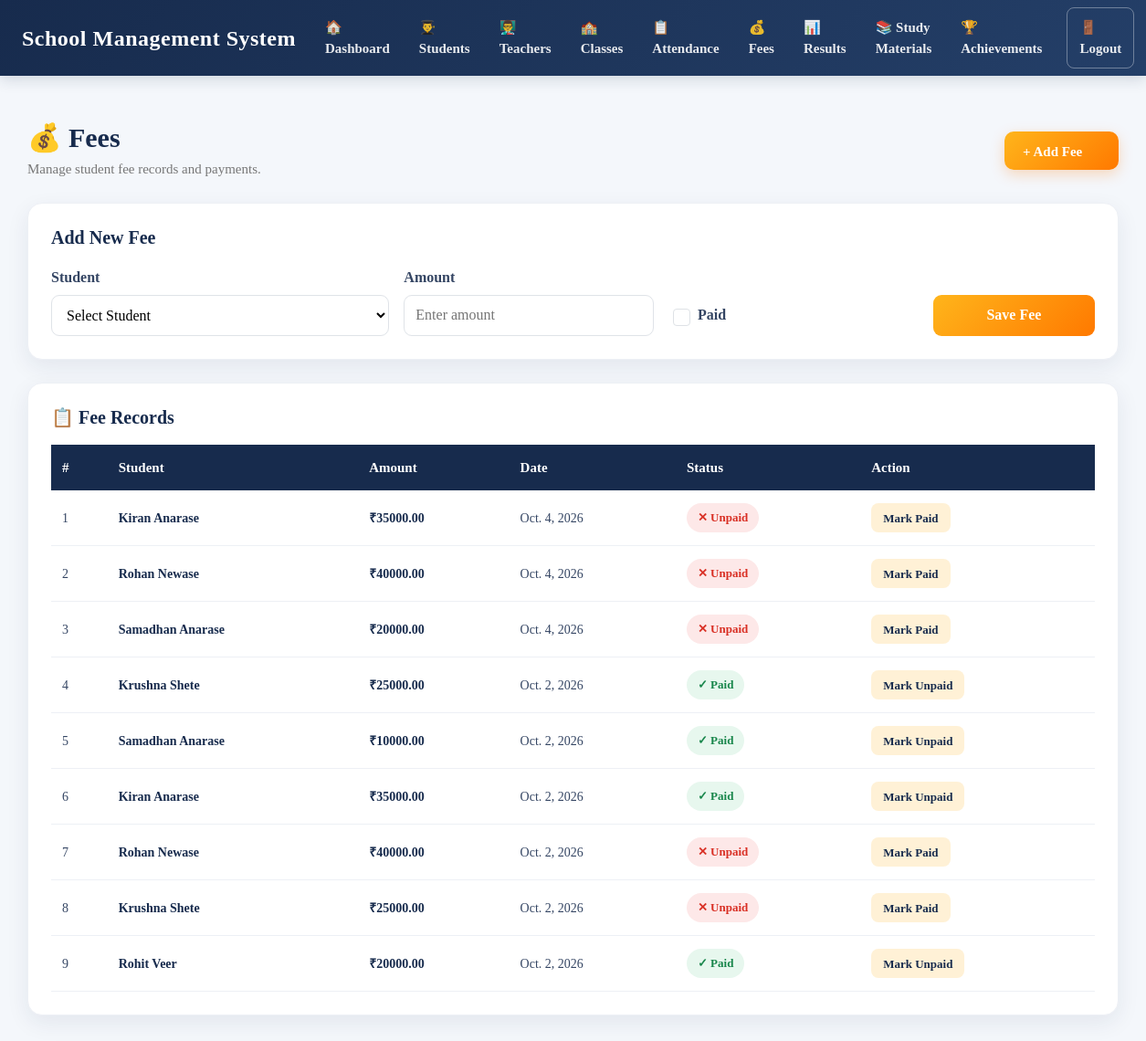
The page /fees/ (signed in) on the database its author committed.
### school/models.py (models this page shows, shortened)
class Fee(models.Model):
    student = models.ForeignKey(
        Student,
        on_delete=models.CASCADE
    )
    amount = models.DecimalField(
        max_digits=10,
        decimal_places=2,
        validators=[
            MinValueValidator(0.01)
        ]
    )
    paid = models.BooleanField(
        default=False
    )
    date = models.DateField(
        auto_now_add=True
    )

class Student(models.Model):
    user = models.OneToOneField(
        User,
        on_delete=models.CASCADE,
        null=True,
        blank=True,
        related_name='student_profile'
    )
    name = models.CharField(
        max_length=100
    )
    roll_no = models.CharField(
        max_length=20,
        unique=True
    )
    email = models.EmailField(
        blank=True
    )
    phone = models.CharField(
        max_length=15,
        blank=True
    )
    school_class = models.ForeignKey(
        SchoolClass,
        on_delete=models.PROTECT
    )
    admission_date = models.DateField(
        auto_now_add=True
    )

### school/views.py (the view, shortened to what this page needs)
@login_required
def fee_list(request):
    fees = (
        Fee.objects
        .select_related(
            'student',
            'student__school_class'
        )
        .order_by('-date', '-id')
    )
    students = (
        Student.objects
        .select_related('school_class')
        .order_by('roll_no')
    )
    return render(
        request,
        'fees.html',
        {
            'fees': fees,
            'students': students
        }
    )

### school/models.py (called while the page is built)
    def __str__(self):
        return f"{self.name} - {self.section}"

### school/templates/fees.html (shortened to what this page needs)
{% extends 'base.html' %}
{% load static %}
{% block content %}
<link rel="stylesheet" href="{% static 'style.css' %}">
<div class="fees-page">
    <div class="page-header">
        <div class="page-title">
            <h2>💰 Fees</h2>
            <p>
                Manage student fee records and payments.
            </p>
        </div>
        <a href="#fee-form" class="add-btn">
            + Add Fee
        </a>
    </div>
    <div class="data-card" id="fee-form">
        <h5 class="form-title">
            Add New Fee
        </h5>
        <form method="post">
            <div class="row g-3">
                <div class="col-md-4">
                    <label class="form-label">
                        Student
                    </label>
                    <select
                        name="student"
                        class="school-select"
                        required>
                        <option value="">
                            Select Student
                        </option>
                    </select>
                </div>
                <div class="col-md-3">
                    <label class="form-label">
                        Amount
                    </label>
                    <input
                        type="number"
                        name="amount"
                        class="school-input"
                        step="0.01"
                        min="0.01"
                        placeholder="Enter amount"
                        required>
                </div>
                <div class="col-md-3 d-flex align-items-end">
                    <div class="payment-check">
                        <input
                            class="form-check-input"
                            type="checkbox"
                            name="paid"
                            id="paid">
                        <label
                            class="form-check-label"
                            for="paid">
                            Paid
                        </label>
                    </div>
                </div>
                <div class="col-md-2 d-flex align-items-end">
                    <button
                        type="submit"
                        class="save-btn w-100">
                        Save Fee
                    </button>
                </div>
            </div>
        </form>
    </div>
    <div class="data-card">
        <h5 class="table-title">
            📋 Fee Records
        </h5>
        <div class="table-responsive">
            <table class="school-table">
                <thead>
                    <tr>
                        <th>#</th>
                        <th>Student</th>
                        <th>Amount</th>
                        <th>Date</th>
                        <th>Status</th>
                        <th>Action</th>
                    </tr>
                </thead>
                <tbody>
                    {% for fee in fees %}
                    <tr>
                        <td>
                            {{ forloop.counter }}
                        </td>
                        <td>
                            <span class="student-name">
                                {{ fee.student.name }}
                            </span>
                        </td>
                        <td>
                            <span class="amount-text">
                                ₹{{ fee.amount }}
                            </span>
                        </td>
                        <td>
                            {{ fee.date }}
                        </td>
                        <td>
                            {% if fee.paid %}
                            <span class="paid-badge">
                                ✓ Paid
                            </span>
                            {% else %}
                            <span class="unpaid-badge">
                                ✕ Unpaid
                            </span>
                            {% endif %}
                        </td>
                        <td>
                            <a
                                href="{% url 'fee_toggle' fee.pk %}"
                                class="edit-btn">
                                {% if fee.paid %}
                                    Mark Unpaid
                                {% else %}
                                    Mark Paid
                                {% endif %}
                            </a>
                        </td>
                    </tr>
                    {% endfor %}
                </tbody>
            </table>
        </div>
    </div>
</div>
{% endblock %}

### school/static/style.css (style rules this page uses)
* { box-sizing: border-box; }
html { scroll-behavior: smooth; }
body { margin: 0; padding: 0; background: #f4f7fb; color: #172b4d; font-family: Constantia, "Times New Roman", Georgia, serif; }
a { text-decoration: none; }
.page-header { width: 100%; display: flex; justify-content: space-between; align-items: center; margin-bottom: 28px; }
.page-title h2 { margin: 0; color: #172b4d; font-size: 30px; font-weight: 700; }
.page-title p { margin: 6px 0 0; color: #68758a; font-size: 15px; }
.add-btn { display: inline-flex; align-items: center; justify-content: center; min-width: 125px; height: 42px; padding: 0 18px; background: #087cf5; color: white !important; border: none; border-radius: 7px; font-family: Constantia, "Times New Roman", Georgia, serif; font-size: 15px; font-weight: 700; text-decoration: none !important; cursor: pointer; box-shadow: 0 3px 8px rgba(8, 124, 245, 0.20); transition: 0.2s ease; }
.data-card { width: 100%; background: white; padding: 15px; border-radius: 14px; box-shadow: 0 5px 18px rgba(23, 43, 77, 0.08); }
.table-responsive { width: 100%; overflow-x: auto; }
.school-table { width: 100%; border-collapse: collapse; font-family: Constantia, "Times New Roman", Georgia, serif; }
.school-table thead th { background: #212529; color: white; padding: 13px 12px; font-size: 15px; text-align: left; white-space: nowrap; }
.school-table tbody td { padding: 13px 12px; border-bottom: 1px solid #e4e9ef; color: #26384d; font-size: 14px; white-space: nowrap; }
.edit-btn { display: inline-flex; align-items: center; justify-content: center; height: 32px; padding: 0 12px; background: #ffc107; color: #172b4d !important; border-radius: 7px; text-decoration: none !important; font-size: 13px; font-weight: 700; margin-right: 5px; }

### school/templates/base.html (style rules this page uses)
* { box-sizing: border-box; }
body { margin: 0; padding: 0; background: #f4f7fb; font-family: Constantia, Georgia, "Times New Roman", serif; color: #172b4d; }

### rows shown on the page
Fee: student.name "Kiran Anarase", amount "35000.00", date "Oct. 4, 2026", paid "✕ Unpaid"
Fee: student.name "Rohan Newase", amount "40000.00", date "Oct. 4, 2026", paid "✕ Unpaid"
Fee: student.name "Samadhan Anarase", amount "20000.00", date "Oct. 4, 2026", paid "✕ Unpaid"
Fee: student.name "Krushna Shete", amount "25000.00", date "Oct. 2, 2026", paid "✓ Paid"
Fee: student.name "Samadhan Anarase", amount "10000.00", date "Oct. 2, 2026", paid "✓ Paid"
Fee: student.name "Kiran Anarase", amount "35000.00", date "Oct. 2, 2026", paid "✓ Paid"
Fee: student.name "Rohan Newase", amount "40000.00", date "Oct. 2, 2026", paid "✕ Unpaid"
Fee: student.name "Krushna Shete", amount "25000.00", date "Oct. 2, 2026", paid "✕ Unpaid"
Fee: student.name "Rohit Veer", amount "20000.00", date "Oct. 2, 2026", paid "✓ Paid"
